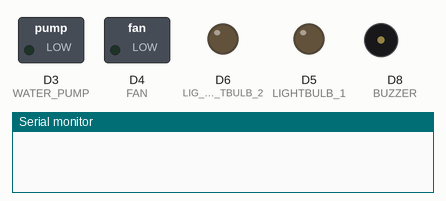
This sketch was run on a simulated ESP8266 (NodeMCU). On the bench: switched loads named in the sketch (green lamp = pin HIGH), output pins drawn as LEDs (lit = HIGH), buzzer (waves = sounding), the last lines printed to the serial monitor. WiFi joins after 1.5 s; servers stay silent unless stated.

Above: at 0.1 s.
At 1.6 s:
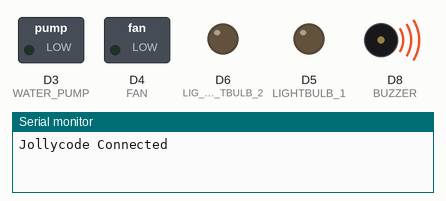
Timing chart, 0 to 4.0 s (numbered marks = the images above):
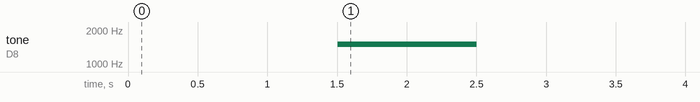

The sketch:

PoultryFinal.ino
```cpp
//START INCLUDES
#include <DHT.h>

#include <DNSServer.h>
#include <ESP8266WebServer.h>
#include <WiFiManager.h>
#include <Firebase.h>
#include <Firebase_ESP_Client.h>

//Provide the token generation process info.
#include "addons/TokenHelper.h"
//Provide the RTDB payload printing info and other helper functions.
#include "addons/RTDBHelper.h"

//END INCLUDES

//VARIABLES
#define DHTPIN 7
#define DHTTYPE DHT22

float temperature = 0;
float humidity = 0;
//END OF VARIABLES

//FUNCTION LIBRARIES

DHT dht(DHTPIN, DHTTYPE);

//END OF FUNCTION LIBRARIES

//FIREBASE
// Insert Firebase project API Key
#define API_KEY "AIzaSyA15QW_8OQrNUDo2J1_GZY6rJG-7cf9H_M"

// Insert RTDB URLefine the RTDB URL */
#define DATABASE_URL "https://poultry-management-syste-a2d22-default-rtdb.asia-southeast1.firebasedatabase.app"

//Define Firebase Data object
FirebaseData fbdo;

FirebaseAuth auth;
FirebaseConfig config;

unsigned long sendDataPrevMillis = 0;
int count = 0;
bool signupOK = false;
  WiFiManager wifiManager;
//END OF FIREBASE
void setup() {

  Serial.begin(9600);

  pinMode(D3, OUTPUT);  //WATER PUMP
  pinMode(D4, OUTPUT);  //FAN
  pinMode(D5, OUTPUT);  //LIGHTBULB 1
  pinMode(D6, OUTPUT);  //LIG           TBULB 2
  pinMode(D8, OUTPUT);  //BUZZER
  pinMode(A0, INPUT);   //AIR QUALITY SENSOR


  wifiManager.autoConnect("Jollycode Connection");
  Serial.println("Jollycode Connected");

  tone(D8, 1500);
  delay(1000);
  noTone(D8);
  delay(200);
  /* Assign the api key (required) */
  config.api_key = API_KEY;

  /* Assign the RTDB URL (required) */
  config.database_url = DATABASE_URL;

  /* Sign up */
  if (Firebase.signUp(&config, &auth, "", "")) {
    Serial.println("Firebase Connected");
    signupOK = true;
  } else {
    Serial.printf("%s\n", config.signer.signupError.message.c_str());
  }

  /* Assign the callback function for the long running token generation task */
  config.token_status_callback = tokenStatusCallback;  //see addons/TokenHelper.h

  Firebase.begin(&config, &auth);
  Firebase.reconnectWiFi(true);
  dht.begin();

}

void loop() {

  Serial.println("Hi");
  delay(500);


}
```
